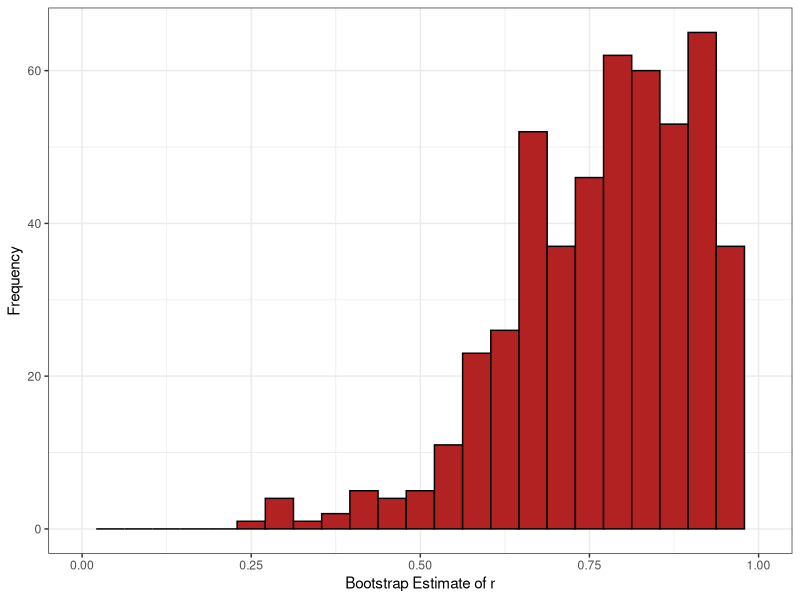
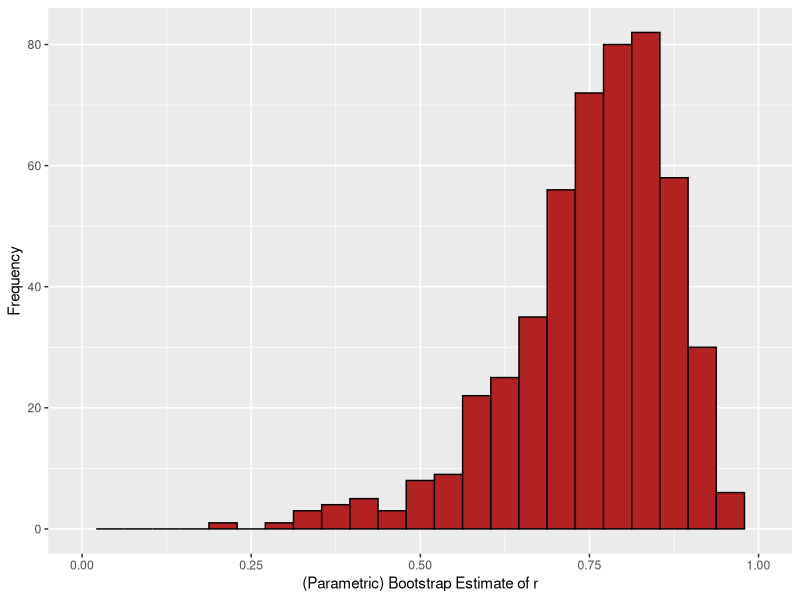

The R source for these figures, in order:
## ---- chunk 1
knitr::opts_chunk$set(echo = TRUE)

library(tidyverse)
library(knitr)
library(boot)
library(MASS)

## ---- chunk 2

stud <- 1:15
lsat <- c(576, 635, 558, 578, 666, 580, 555, 661, 651, 605, 653, 575, 545, 572, 594)
gpa  <- c(3.39, 3.30, 2.81, 3.03, 3.44, 3.07, 3.00, 3.43, 3.36, 3.13, 3.12, 2.74, 2.76, 2.88, 2.96)

tbl <- tibble(student = stud,
              lsat = lsat, 
              gpa  = gpa)

r_test <- with(tbl, cor.test(lsat, gpa))

r    <- as.numeric(round(r_test$estimate,3))
r_se <- round(sqrt((1-r^2)/(15-2)), 3) 

r_lo <- r - round(abs(round(qt(.025, 13), 3))*r_se,3)
r_hi <- r + round(abs(round(qt(.025, 13), 3))*r_se,3)

tbl %>% 
  gather(test, score, lsat:gpa) %>% 
  group_by(test) %>% 
  summarise(N    = n(),
            Mean = mean(score),
            SD   = sd(score)) %>% 
  mutate_at(vars("Mean", "SD"), ~round(.x, 2)) %>% 
  kable(align = c("l", rep("c", 3)))

## ---- chunk 3

get_r <- function(data, indices, x, y) {
  
  d <- data[indices,]
  r <- round(as.numeric(cor(d[x], d[y])), 3)

  r
  
}

## ---- chunk 4

set.seed(1006)  

boot_out <- boot(data = tbl, x = "lsat", y = "gpa", R = 500,  
                 statistic = get_r)

boot.ci(boot_out)

## ---- chunk 5

hist_me <- tibble(r = boot_out$t)

ggplot(hist_me, aes(x = r)) + 
  geom_histogram(bins = 25, color = "black", fill = "firebrick") +
  labs(x = "Bootstrap Estimate of r", y = "Frequency") +
  xlim(c(0,1)) +
  theme_bw()

## ---- chunk 6

boot_mean <- round(mean(boot_out$t),3)
boot_bias <- boot_mean - round(boot_out$t0,3) 
boot_se   <- round(sd(boot_out$t), 3)

## ---- chunk 7

get_cor <- function(iteration, n) {
  
  dta <- MASS::mvrnorm(n, mu = c(600,3), 
                 Sigma = matrix(c(1747, 7.9, 7.9, .06), 2)) %>% 
    as.data.frame()
   
  tibble(iteration = iteration,
         r = cor(dta$V1, dta$V2))
  
}

par_boot_tbl <- map_df(1:500, ~get_cor(.x, 15)) 

## ---- chunk 8

par_boot_tbl %>% 
  ggplot(aes(x = r)) + geom_histogram(bins = 25, color = "black", fill = "firebrick") +
  labs(x = "(Parametric) Bootstrap Estimate of r", y = "Frequency") +
  xlim(c(0,1))

## ---- chunk 9

boot.ci(boot_out, type = "norm")

## ---- chunk 10

get_r_var <- function(x, y, data, indices, its) {
  
  d <- data[indices,]
  r <- round(as.numeric(cor(d[x], d[y])), 3)
  n <- nrow(d)
  
  v <- var(boot(x = x, y = y, R = its, data = d, 
                statistic = get_r)$t, na.rm = T)

  c(r, v)
  
}

boot_t_out <- boot(x = "lsat", y = "gpa", its = 200, 
                   R = 1000, data = tbl, statistic = get_r_var)

## ---- chunk 11

t0 <- boot_t_out$t0[1]
t <- boot_t_out$t[, 1]
var.t0 <- boot_t_out$t0[2]
var.t <- boot_t_out$t[, 2]

z <- (t - t0) / sqrt(var.t)

quant <- quantile(z, probs = c(0.975, 0.025), type = 6)

## ---- chunk 12

boot.ci(boot_t_out, type = "stud")

## ---- chunk 13

r_ests <- quantile(boot_out$t, probs = c(.025, .975), type = 6)
l_q    <- as.numeric(round(r_ests[1],3))
u_q    <- as.numeric(round(r_ests[2],3))
l_basic <- round(2*r - u_q, 3)
u_basic <- round(2*r - l_q, 3)

## ---- chunk 14

boot.ci(boot_out, type = "basic")

## ---- chunk 15

quantile(boot_out$t, probs = c(.025, .975), type = 6)

## ---- chunk 16

boot.ci(boot_out, type = "perc")

## ---- chunk 17

boot.ci(boot_out, type = "bca")$bca %>% 
  as.numeric() %>% 
  `[`(4:5) %>% 
  round(3)

## ---- chunk 18

fisher_z     <- function(r) .5*log((1+r)/(1-r))
inv_fisher_z <- function(z) (exp(2*z)-1)/(exp(2*z)+1)  

## ---- chunk 19

D(expression(.5*log((1+r)/(1-r))), "r")

## ---- chunk 20

fisher_z_deriv <- function(r) {
  
  0.5*((1/(1 - r) + (1 + r)/(1 - r)^2)/((1 + r)/(1 - r)))
  
}

## ---- chunk 21

boot.ci(boot_out, type = c("norm", "basic", "perc", "bca"))

## ---- chunk 22

boot.ci(boot_out, h = fisher_z, 
        type = c("norm", "basic", "perc", "bca"))

## ---- chunk 23

boot.ci(boot_out, h = fisher_z, hinv = inv_fisher_z, 
        type = c("norm", "basic", "perc", "bca"))

## ---- chunk 24

boot.ci(boot_out, h = fisher_z, hinv = inv_fisher_z,
        hdot = fisher_z_deriv, 
        type = c("norm", "basic", "perc", "bca"))
